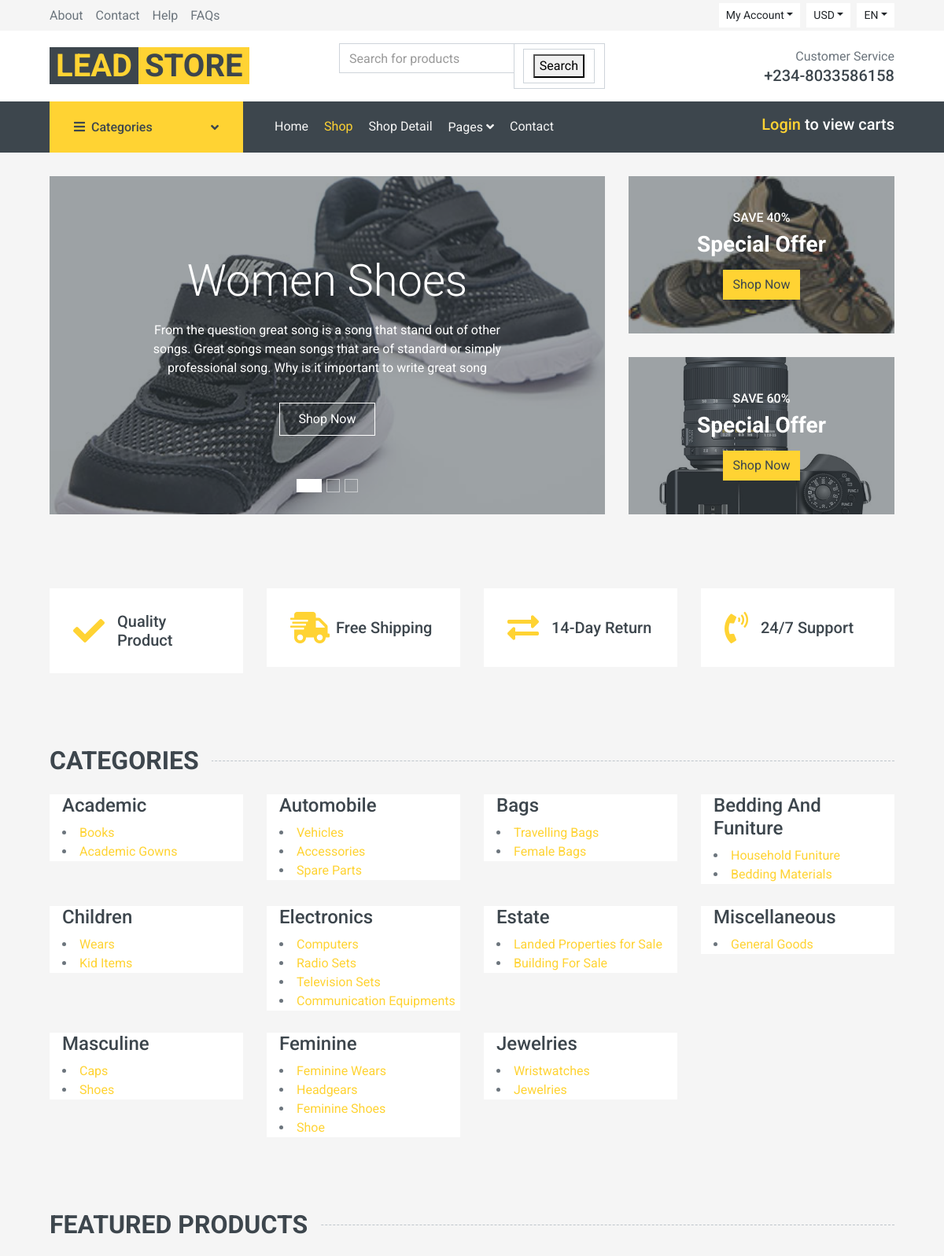
The page / (upper part) on the database its author committed.
### store/models.py (models this page shows, shortened)
class carousel (models.Model):
    carousel_title = models.CharField(max_length=255,null=True)
    carousel_one_product=models.ForeignKey(Products, related_name="carousel_one_products",on_delete=models.CASCADE, null=True)
    carousel_one_title =models.CharField(max_length=100, null =True)
    carousel_one_description = models.TextField(null=True)
    carousel_one_image = models.ImageField(upload_to = "img", null=True)
    carousel_two_product=models.ForeignKey(Products, related_name="carousel_two_products",on_delete=models.CASCADE, null=True)
    carousel_two_title =models.CharField(max_length=100, null =True)
    carousel_two_description = models.TextField(null=True)
    carousel_two_image = models.ImageField(upload_to = "img", null=True)
    carousel_three_product=models.ForeignKey(Products, related_name="carousel_three_products",on_delete=models.CASCADE, null=True)
    carousel_three_title =models.CharField(max_length=100, null =True)
    carousel_three_description = models.TextField(null=True)
    carousel_three_image = models.ImageField(upload_to = "img", null=True)

class special_offer(models.Model):
    title = models.CharField(max_length=255,null=True)
    spclofferonetitle = models.CharField(max_length=255,null=True)
    spclofferoneproduct = models.ForeignKey(Products, related_name="spclofferone_products",on_delete=models.CASCADE, null=True)
    spclofferonecommission =models.CharField(max_length=20,null=True)
    spclofferoneimage = models.ImageField(upload_to = "img", null=True)
    spcloffertwotitle = models.CharField(max_length=255,null=True)
    spcloffertwoproduct = models.ForeignKey(Products, related_name="spcloffertwo_products",on_delete=models.CASCADE, null=True)
    spcloffertwocommission =models.CharField(max_length=20,null=True)
    spcloffertwoimage = models.ImageField(upload_to = "img", null=True)

class category(models.Model):
    name = models.CharField(max_length=30, null = True)
    image = models.ImageField(upload_to="img", null=True,unique=True)
    slug = models.SlugField(null=True, max_length=100,unique=True)

class subcategory(models.Model):
    category = models.ForeignKey(category, related_name="subcategory", on_delete= models.CASCADE, null=True)
    sub_category_name = models.CharField(max_length=30,null=True, unique=True, verbose_name="name")
    image = models.ForeignKey(Product_image, on_delete=models.CASCADE, related_name="sub_category_image", null=True)

### store/views.py (the view)
# urls.py: path("", views.index, name="index"),
def index(request):
    getcouroseldetails = carousel.objects.all()
    getspecialoffers = special_offer.objects.all()
    getcategory = category.objects.all()
    getfeaturedproducts = featured_products.objects.all()
    getrecentproduct = Products.objects.all().order_by("-published")[:8]
    context = {
        "carouseldetail":getcouroseldetails, "specialoffer":getspecialoffers, "getcategory":getcategory,"featuredproducts":getfeaturedproducts,
        "getrecentproduct":getrecentproduct
    }
    return render (request,"index.html", context)

### store/models.py (called while the page is built)
    def get_absolute_url(self):
        return reverse("product_detail", kwargs={"slug": self.slug})

### templates/index.html (shortened to what this page needs)
{% extends "base.html" %}
{% block header %}
{% include "header.html" %}
{% endblock %}
{% block body %}
{% for carousel in carouseldetail %}
 <div class="container-fluid mb-3">
  <div class="row px-xl-5">
      <div class="col-lg-8">
          <div id="header-carousel" class="carousel slide carousel-fade mb-30 mb-lg-0" data-ride="carousel">
              <ol class="carousel-indicators">
                  <li data-target="#header-carousel" data-slide-to="0" class="active"></li>
                  <li data-target="#header-carousel" data-slide-to="1"></li>
                  <li data-target="#header-carousel" data-slide-to="2"></li>
              </ol>
              <div class="carousel-inner">
                  <div class="carousel-item position-relative active" style="height: 430px;">
                      <img class="position-absolute w-100 h-100" src="{{carousel.carousel_one_image.url}}" style="object-fit: cover;">
                      <div class="carousel-caption d-flex flex-column align-items-center justify-content-center">
                          <div class="p-3" style="max-width: 700px;">
                              <h1 class="display-4 text-white mb-3 animate__animated animate__fadeInDown">{{carousel.carousel_one_title}}</h1>
                              <p class="mx-md-5 px-5 animate__animated animate__bounceIn">{{carousel.carousel_one_description}}</p>
                              <a class="btn btn-outline-light py-2 px-4 mt-3 animate__animated animate__fadeInUp" href="{{carousel.carousel_one_product.get_absolute_url}}">Shop Now</a>
                          </div>
                      </div>
                  </div>
              </div>
          </div>
      </div>
      {% for specialoffer in specialoffer %}
      <div class="col-lg-4">
          <div class="product-offer mb-30" style="height: 200px;">
              <img class="img-fluid" src="{{specialoffer.spclofferoneimage.url}}" alt="">
              <div class="offer-text">
                  <h6 class="text-white text-uppercase">{{specialoffer.spclofferonecommission}}</h6>
                  <h3 class="text-white mb-3">Special Offer</h3>
                  <a href="{{specialoffer.spclofferoneproduct.get_absolute_url}}" class="btn btn-primary">Shop Now</a>
              </div>
          </div>
          <div class="product-offer mb-30" style="height: 200px;">
              <img class="img-fluid" src="{{specialoffer.spcloffertwoimage.url}}" alt="">
              <div class="offer-text">
                  <h6 class="text-white text-uppercase">{{specialoffer.spcloffertwocommission}}</h6>
                  <h3 class="text-white mb-3">Special Offer</h3>
                  <a href="{{specialoffer.spcloffertwoproduct.get_absolute_url}}" class="btn btn-primary">Shop Now</a>
              </div>
          </div>
      </div>
  </div>
</div>
{% endfor %}
{% endfor %}
<div class="container-fluid pt-5">
  <div class="row px-xl-5 pb-3">
      <div class="col-lg-3 col-md-6 col-sm-12 pb-1">
          <div class="d-flex align-items-center bg-light mb-4" style="padding: 30px;">
              <h1 class="fa fa-check text-primary m-0 mr-3"></h1>
              <h5 class="font-weight-semi-bold m-0">Quality Product</h5>
          </div>
      </div>
      <div class="col-lg-3 col-md-6 col-sm-12 pb-1">
          <div class="d-flex align-items-center bg-light mb-4" style="padding: 30px;">
              <h1 class="fa fa-shipping-fast text-primary m-0 mr-2"></h1>
              <h5 class="font-weight-semi-bold m-0">Free Shipping</h5>
          </div>
      </div>
      <div class="col-lg-3 col-md-6 col-sm-12 pb-1">
          <div class="d-flex align-items-center bg-light mb-4" style="padding: 30px;">
              <h1 class="fas fa-exchange-alt text-primary m-0 mr-3"></h1>
              <h5 class="font-weight-semi-bold m-0">14-Day Return</h5>
          </div>
      </div>
      <div class="col-lg-3 col-md-6 col-sm-12 pb-1">
          <div class="d-flex align-items-center bg-light mb-4" style="padding: 30px;">
              <h1 class="fa fa-phone-volume text-primary m-0 mr-3"></h1>
              <h5 class="font-weight-semi-bold m-0">24/7 Support</h5>
          </div>
      </div>
  </div>
</div>
  <div class="container-fluid pt-5">
    <h2 class="section-title position-relative text-uppercase mx-xl-5 mb-4"><span class="bg-secondary pr-3"> Categories</span></h2>
    <div class="row px-xl-5 pb-3">
      {% for category in getcategory %}
        <div class="col-lg-3 col-md-4 col-sm-6 pb-1" id="allcategory">
                <div class="cat-item d-flex align-items-center mb-4">
                    <div class="flex-fill pl-3">
                        <h4>{{category.name}}</h4>
                        {% for subcategory in category.subcategory.all %}
                        <li><a href="{% url "category_detail" subcategory.id %}">{{subcategory.sub_category_name}}</a></li>
                        {% endfor %}
                    </div>
                </div>
        </div>
        {% endfor %}
    </div>
</div>
 <div class="container-fluid pt-5 pb-3">
  <h2 class="section-title position-relative text-uppercase mx-xl-5 mb-4"><span class="bg-secondary pr-3">Featured Products</span></h2>
</div>
{% endblock %}

### rows shown on the page
carousel: carousel_one_image (picture), carousel_one_title "Women Shoes", carousel_one_description "From the question great song is a song that stand out of other songs. Great songs mean songs that are of standard or simply professional song. Why is it important to write great song"
special_offer: spclofferoneimage (picture), spclofferonecommission "SAVE 40%", spcloffertwoimage (picture), spcloffertwocommission "SAVE 60%"
category: name "Academic"
subcategory: sub_category_name "Books"
subcategory: sub_category_name "Academic Gowns"
category: name "Automobile"
subcategory: sub_category_name "Vehicles"
subcategory: sub_category_name "Accessories"
subcategory: sub_category_name "Spare Parts"
category: name "Bags"
subcategory: sub_category_name "Travelling Bags"
subcategory: sub_category_name "Female Bags"
category: name "Bedding And Funiture"
subcategory: sub_category_name "Household Funiture"
subcategory: sub_category_name "Bedding Materials"
category: name "Children"
subcategory: sub_category_name "Wears"
subcategory: sub_category_name "Kid Items"
category: name "Electronics"
subcategory: sub_category_name "Computers"
subcategory: sub_category_name "Radio Sets"
subcategory: sub_category_name "Television Sets"
subcategory: sub_category_name "Communication Equipments"
category: name "Estate"
subcategory: sub_category_name "Landed Properties for Sale"
subcategory: sub_category_name "Building For Sale"
category: name "Miscellaneous"
subcategory: sub_category_name "General Goods"
category: name "Masculine"
subcategory: sub_category_name "Caps"
subcategory: sub_category_name "Shoes"
category: name "Feminine"
subcategory: sub_category_name "Feminine Wears"
subcategory: sub_category_name "Headgears"
subcategory: sub_category_name "Feminine Shoes"
subcategory: sub_category_name "Shoe"
category: name "Jewelries"
subcategory: sub_category_name "Wristwatches"
subcategory: sub_category_name "Jewelries"
